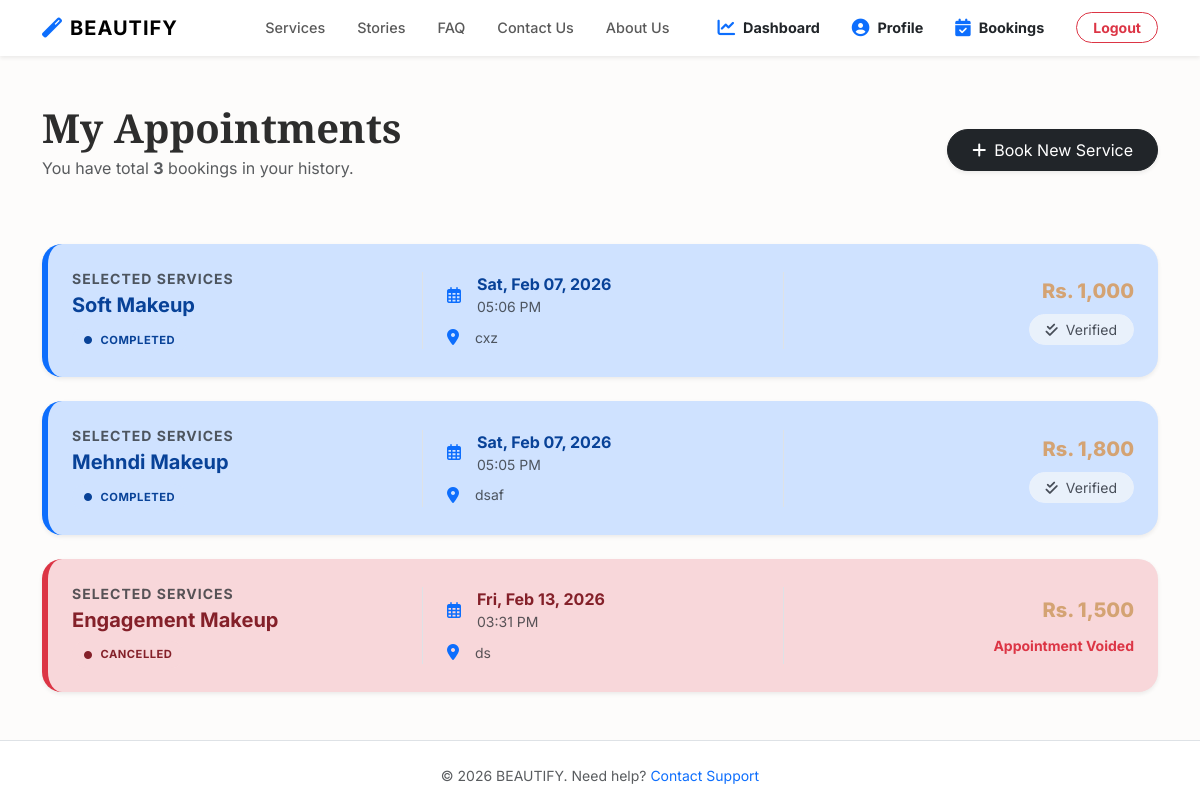
The page /view_bookings.php (signed in) on the database its author committed.
### tables this page shows
CREATE TABLE `appointments` (
  `id` int(11) NOT NULL,
  `client_id` int(11) NOT NULL,
  `appointment_date` date NOT NULL,
  `appointment_time` time NOT NULL,
  `service_address` text NOT NULL,
  `contact_number` varchar(20) DEFAULT NULL,
  `status` enum('pending','confirmed','completed','cancelled') DEFAULT 'pending',
  `total_amount` decimal(10,2) DEFAULT NULL,
  `created_at` timestamp NOT NULL DEFAULT current_timestamp(),
  `updated_at` timestamp NOT NULL DEFAULT current_timestamp() ON UPDATE current_timestamp()
);

### view_bookings.php (the view, shortened to what this page needs)
<?php
include('config.php');
$user_id = $_SESSION['id'];
$query = "SELECT a.*,
          (SELECT GROUP_CONCAT(s.service_name SEPARATOR ', ')
           FROM appointment_services aps
           JOIN services s ON aps.service_id = s.id
           WHERE aps.appointment_id = a.id) as service_names
          FROM appointments a
          WHERE a.client_id = $user_id
          ORDER BY a.created_at DESC";
$result = mysqli_query($conn, $query);
?>
<!DOCTYPE html>
<html lang="en">
<head>
    <link href="https://cdn.jsdelivr.net/npm/bootstrap@5.3.0/dist/css/bootstrap.min.css" rel="stylesheet">
    <link rel="stylesheet" href="https://cdnjs.cloudflare.com/ajax/libs/font-awesome/6.4.0/css/all.min.css">
</head>
<body>
<?php include('navbar.php'); ?>
<div class="container py-5">
    <div class="row mb-5 align-items-center">
        <div class="col-md-6">
            <h1 class="fw-bold mb-1" style="font-family: 'Playfair Display', serif;">My Appointments</h1>
            <p class="text-muted">You have total <strong><?= mysqli_num_rows($result); ?></strong> bookings in your history.</p>
        </div>
        <div class="col-md-6 text-md-end">
            <a href="index.php#services" class="btn btn-dark rounded-pill px-4 py-2 shadow-sm">
                <i class="fas fa-plus me-2"></i>Book New Service
            </a>
        </div>
    </div>
    <?php if (mysqli_num_rows($result) > 0): ?>
        <div class="row g-4">
            <?php while($row = mysqli_fetch_assoc($result)):
                $booking_timestamp = strtotime($row['created_at']);
                $current_timestamp = time();
                $seconds_passed = $current_timestamp - $booking_timestamp;
                $minutes_passed = $seconds_passed / 60;
                $time_left = 5 - $minutes_passed;
                $is_deletable = ($time_left > 0 && $row['status'] == 'pending');
            ?>
                <div class="col-12">
                    <div class="card booking-card shadow-sm p-4 <?= $row['status']; ?>">
                        <div class="row align-items-center">
                            <div class="col-md-4">
                                <span class="text-muted small fw-bold text-uppercase d-block mb-1" style="letter-spacing: 1px;">Selected Services</span>
                                <h5 class="fw-bold mb-2"><?= htmlspecialchars($row['service_names']); ?></h5>
                                <span class="status-badge <?= $row['status']; ?>">
                                    <i class="fas fa-circle me-2" style="font-size: 0.5rem;"></i> <?= ucfirst($row['status']); ?>
                                </span>
                            </div>
                            <div class="col-md-4 border-start border-end px-md-4 my-3 my-md-0">
                                <div class="d-flex align-items-center mb-2">
                                    <div class="icon-box me-3 text-primary"><i class="far fa-calendar-alt"></i></div>
                                    <div>
                                        <div class="fw-bold"><?= date('D, M d, Y', strtotime($row['appointment_date'])); ?></div>
                                        <div class="small text-muted"><?= date('h:i A', strtotime($row['appointment_time'])); ?></div>
                                    </div>
                                </div>
                                <div class="d-flex align-items-center">
                                    <div class="icon-box me-3 text-primary"><i class="fas fa-map-marker-alt"></i></div>
                                    <div class="small text-muted"><?= htmlspecialchars($row['service_address']); ?></div>
                                </div>
                            </div>
                            <div class="col-md-4 text-md-end">
                                <div class="price-tag mb-2">Rs. <?= number_format($row['total_amount']); ?></div>
                                <?php if ($is_deletable): ?>
                                    <div class="mb-2">
                                        <span class="timer-text text-danger">
                                            <i class="fas fa-hourglass-half me-1"></i> Ends in <?= ceil($time_left); ?> min
                                        </span>
                                    </div>
                                    <a href="delete_booking.php?id=<?= $row['id']; ?>"
                                       class="btn btn-outline-danger btn-sm rounded-pill px-4 fw-bold"
                                       onclick="return confirm('Are you sure you want to cancel this booking? This action cannot be undone.')">
                                        Cancel Booking
                                    </a>
                                <?php elseif ($row['status'] == 'pending'): ?>
                                    <span class="text-muted small fst-italic">
                                        <i class="fas fa-lock me-1"></i> Fixed (5min window passed)
                                    </span>
                                <?php elseif ($row['status'] == 'cancelled'): ?>
                                    <span class="text-danger small fw-bold">Appointment Voided</span>
                                <?php else: ?>
                                    <button class="btn btn-light btn-sm rounded-pill px-3" disabled>
                                        <i class="fas fa-check-double me-1"></i> Verified
                                    </button>
                                <?php endif; ?>
                            </div>
                        </div>
                    </div>
                </div>
            <?php endwhile; ?>
        </div>
    <?php endif; ?>
</div>
<footer class="py-4 text-center border-top bg-white mt-auto">
    <p class="small text-muted mb-0">&copy; <?= date('Y'); ?> BEAUTIFY. Need help? <a href="contact.php" class="text-primary text-decoration-none">Contact Support</a></p>
</footer>
</body>
</html>

### view_bookings.php (style rules this page uses)
:root { --primary-gold: #d4a373; --dark-charcoal: #2d2d2d; --soft-bg: #fdfcfb; }
body { background-color: var(--soft-bg); font-family: 'Inter', sans-serif; color: var(--dark-charcoal); }
.booking-card { border: none; border-radius: 20px; background: white; transition: all 0.3s ease; border-left: 6px solid var(--dark-charcoal); overflow: hidden; }
.status-badge { font-size: 0.7rem; padding: 5px 12px; border-radius: 50px; font-weight: 700; text-transform: uppercase; letter-spacing: 0.5px; display: inline-flex; align-items: center; }
.completed { background: #cfe2ff; color: #084298; border-left-color: #0d6efd !important; }
.cancelled { background: #f8d7da; color: #842029; border-left-color: #dc3545 !important; }
.price-tag { color: var(--primary-gold); font-weight: 800; font-size: 1.25rem; }

### rows shown on the page
appointments: service_names "Soft Makeup", status "COMPLETED", appointment_date "Sat, Feb 07, 2026", appointment_time "05:06 PM", service_address "cxz", total_amount "1,000", shows "Verified"
appointments: service_names "Mehndi Makeup", status "COMPLETED", appointment_date "Sat, Feb 07, 2026", appointment_time "05:05 PM", service_address "dsaf", total_amount "1,800", shows "Verified"
appointments: service_names "Engagement Makeup", status "CANCELLED", appointment_date "Fri, Feb 13, 2026", appointment_time "03:31 PM", service_address "ds", total_amount "1,500", shows "Appointment Voided"

### other values the page prints
mysqli_num_rows($result) "3"
